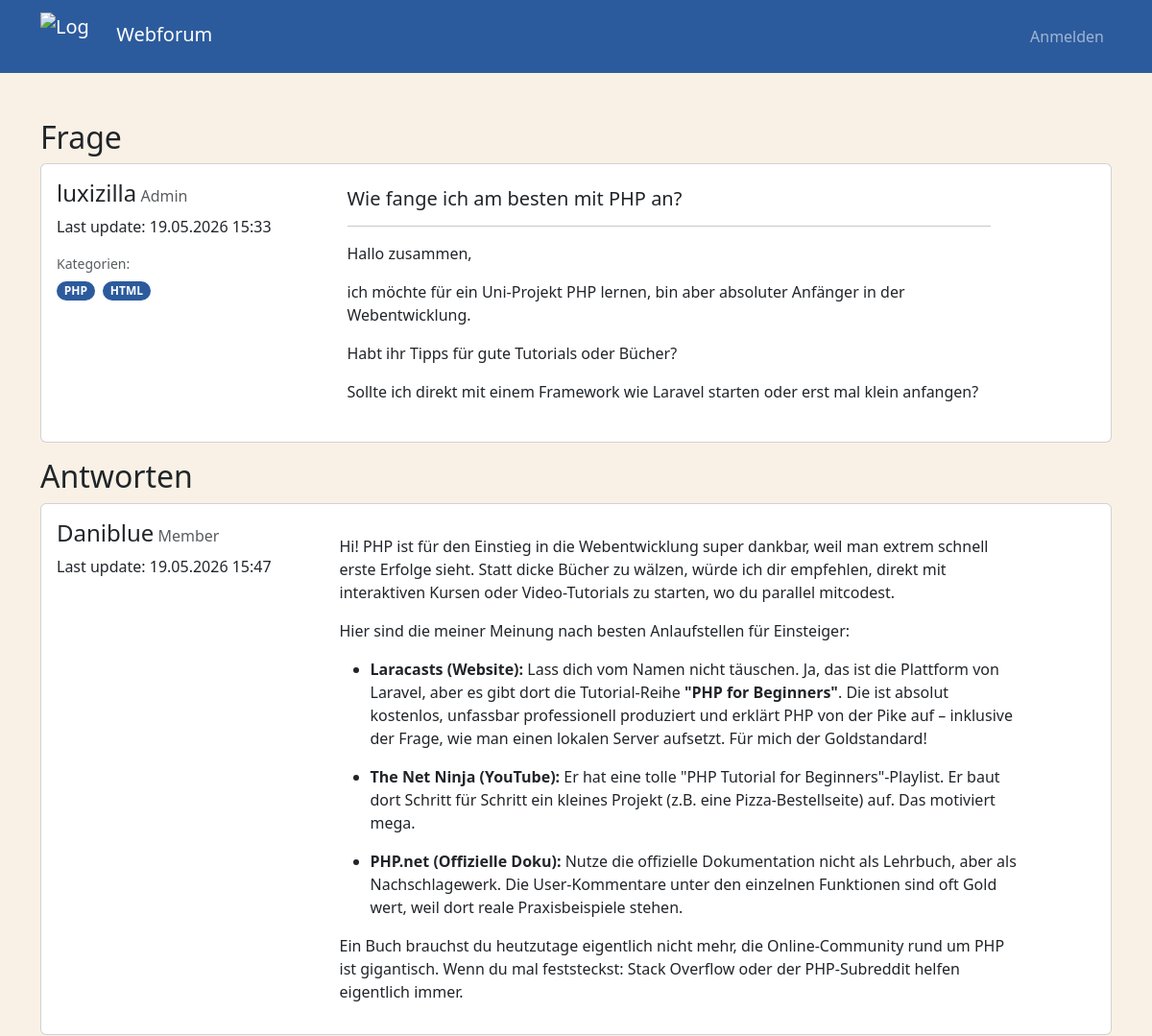
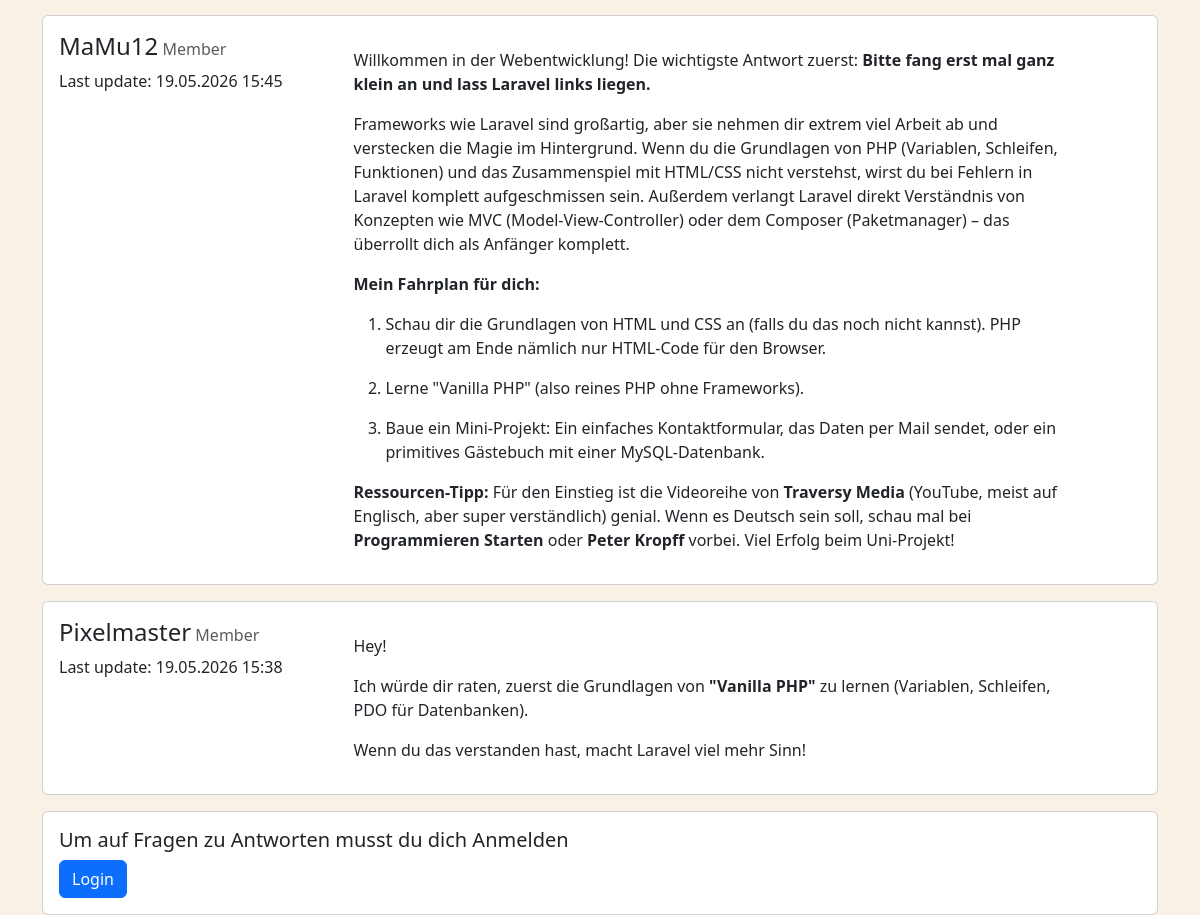
Screenshot of /beitrag.php?id=32 with the database file from the repository (2 pictures, top to bottom).
### tables this page shows
CREATE TABLE `Beitrag` (
  `BeitragID` int(10) UNSIGNED NOT NULL,
  `Erstellungsdatum` timestamp NOT NULL DEFAULT current_timestamp() ON UPDATE current_timestamp(),
  `Titel` varchar(100) NOT NULL,
  `Textinhalt` varchar(10000) NOT NULL,
  `ParentID` int(10) UNSIGNED DEFAULT NULL,
  `NutzerID` int(10) UNSIGNED NOT NULL
);

CREATE TABLE `Nutzer` (
  `NutzerID` int(10) UNSIGNED NOT NULL,
  `Benutzername` varchar(50) NOT NULL,
  `Email` varchar(100) NOT NULL,
  `PasswordHash` varchar(255) NOT NULL,
  `Vorname` varchar(100) NOT NULL,
  `Nachname` varchar(100) NOT NULL,
  `RollenID` int(10) UNSIGNED NOT NULL
);

CREATE TABLE `Rollen` (
  `RollenID` int(11) UNSIGNED NOT NULL,
  `Bezeichnung` varchar(500) NOT NULL,
  `Berechtigung` varchar(50) NOT NULL
);

CREATE TABLE `Thema` (
  `ThemenID` int(10) UNSIGNED NOT NULL,
  `NutzerID` int(10) UNSIGNED NOT NULL,
  `Kategorie` varchar(50) NOT NULL
);

### src/beitrag.php (the view, shortened to what this page needs)
<?php
include 'connection.php';
if (isset($_GET['id']) && is_numeric($_GET['id'])) {
    $beitragID = $_GET['id'];
    $sqlBeitragFrage = $con->prepare("SELECT Beitrag.*, Nutzer.Benutzername, Rollen.Berechtigung FROM Beitrag JOIN Nutzer ON Beitrag.NutzerID = Nutzer.NutzerID JOIN Rollen ON Nutzer.RollenID = Rollen.RollenID WHERE Beitrag.BeitragID = ? AND Beitrag.ParentID is NULL");
    $sqlBeitragFrage->bind_param("i", $beitragID);
    $sqlBeitragFrage->execute();
    $sqlReturnFrage = $sqlBeitragFrage->get_result();
    if ($sqlReturnFrage->num_rows === 1) {
        $beitragData = $sqlReturnFrage->fetch_assoc();
    } else {
        $_SESSION['meldung'] = "<div class='alert alert-danger mb-3'>Dieser Beitrag existiert nicht (mehr).</div>";
        header("Location: index.php");
        exit();
    }
    $sqlKategorien = $con->prepare("SELECT Thema.Kategorie FROM Thema JOIN BeitragKategorie ON Thema.ThemenID = BeitragKategorie.ThemenID WHERE BeitragKategorie.BeitragID = ?");
    $sqlKategorien->bind_param("i", $beitragID);
    $sqlKategorien->execute();
    $resKategorien = $sqlKategorien->get_result();
    $sqlBeitragAntwort = $con->prepare("SELECT Beitrag.*, Nutzer.Benutzername, Rollen.Berechtigung FROM Beitrag JOIN Nutzer ON Beitrag.NutzerID = Nutzer.NutzerID JOIN Rollen ON Nutzer.RollenID = Rollen.RollenID WHERE Beitrag.ParentID= ? ORDER BY Erstellungsdatum DESC");
    $sqlBeitragAntwort->bind_param("i", $beitragID);
    $sqlBeitragAntwort->execute();
    $sqlReturnAntwort = $sqlBeitragAntwort->get_result();
}
?>
<!DOCTYPE html>
<html lang="de">
<head>
    <link href="https://cdn.jsdelivr.net/npm/bootstrap@5.3.8/dist/css/bootstrap.min.css" rel="stylesheet"
>
    <link rel="stylesheet" href="style.css">
    <link rel="stylesheet" href="https://cdn.jsdelivr.net/npm/bootstrap-icons@1.13.1/font/bootstrap-icons.min.css">
</head>
<body>
    <nav class="navbar navbar-expand-lg navbar-dark">
        <div class="container">
            <a class="navbar-brand" href="index.php">
                <img src="./pictures/Logo-Webforum.png" alt="Logo" width="50" height="50"
                    class="d-inline-block align-text-center me-4">
                Webforum
            </a>
            <div class="collapse navbar-collapse" id="navbarNavAltMarkup">
                <div class="navbar-nav ms-auto">
                    <?php if (isset($_SESSION['userID'])): ?>
                        <a class="nav-link" href="profil.php">Mein Profil</a>
                        <a class="nav-link text-danger" href="logout.php">Abmelden</a>
                    <?php else: ?>
                        <a class="nav-link" href="login.php">Anmelden</a>
                    <?php endif; ?>
                </div>
            </div>
        </div>
    </nav>
    <div class="container d-flex flex-column justify-content-center mt-5">
        <h2>Frage</h2>
        <div class="card mb-3 w-100">
            <div class="row g-0">
                <div class="col-md-3 ms-3 mt-3 ">
                    <h4><?= htmlspecialchars($beitragData['Benutzername']) ?><small class="text-muted fs-6">
                            <?= htmlspecialchars($beitragData['Berechtigung']) ?></small></h4>
                    <p>Last update: <?= date("d.m.Y H:i", strtotime($beitragData['Erstellungsdatum'])) ?></p>
                    <div class="mt-2">
                        <p class="small text-muted mb-1">Kategorien:</p>
                        <?php if ($resKategorien->num_rows > 0): ?>
                            <?php while ($kat = $resKategorien->fetch_assoc()): ?>
                                <span class="badge rounded-pill me-1 kategorie-pille">
                                    <?= htmlspecialchars($kat['Kategorie']) ?>
                                </span>
                            <?php endwhile; ?>
                        <?php else: ?>
                            <span class="text-muted small">Keine Kategorien</span>
                        <?php endif; ?>
                    </div>
                </div>
            <?php if (isset($_SESSION['questionEdit']) && $_SESSION['questionEdit']): ?>
                    <div class="col-md-8">
                        <div class="card-body">
                            <form method="post" class="m-3">
                                <div class="mb-4">
                                    <input class="form-control" rows="5" id="FrageTitelEdit" name="FrageTitelEdit"
                                        value="<?= htmlspecialchars($beitragData['Titel']) ?>"></input>
                                </div>
                                <div class="mb-4">
                                    <textarea class="form-control" rows="5" id="FrageEdit"
                                        name="FrageEdit"><?= $beitragData['Textinhalt'] ?></textarea>
                                </div>
                                <button type="submit" class="btn btn-primary" name="btnEditQuestionSave">Speichern</button>
                            </form>
                        </div>
                    </div>
                <?php else: ?>
                    <div class="col-md-8 position-relative">
                        <div class="card-body p-4 pe-5">
                            <h5 class="card-title"><?= htmlspecialchars($beitragData['Titel']) ?></h5>
                            <hr>
                            <p class="card-text">
                                <?= $beitragData['Textinhalt'] ?>
                            </p>
                        </div>
                    </div>
                <?php endif; ?>
            </div>
        </div>
        <h2>Antworten</h2>
        <?php if ($sqlReturnAntwort->num_rows > 0): ?>
            <?php while ($row = $sqlReturnAntwort->fetch_assoc()): ?>
                <?php if (isset($_SESSION['answerID']) && $_SESSION['answerID'] === $row['BeitragID']): ?>
                    <div class="card mb-3 w-100">
                        <div class="row g-0">
                            <div class="col-md-3 ms-3 mt-3">
                                <h4><?= htmlspecialchars($row['Benutzername']) ?><small class="text-muted fs-6">
                                        <?= htmlspecialchars($row['Berechtigung']) ?></small></h4>
                                <p>Last update: <?= date("d.m.Y H:i", strtotime($row['Erstellungsdatum'])) ?></p>
                            </div>
                            <div class="col-md-8">
                                <div class="card-body">
                                    <form method="post" class="m-3">
                                        <div class="mb-4">
                                            <textarea class="form-control" rows="5" id="AntwortEdit"
                                                name="AntwortEdit"><?= $row['Textinhalt'] ?></textarea>
                                        </div>
                                        <button type="submit" class="btn btn-primary" name="btnEditAnswerSave"
                                            value="<?= $row['BeitragID'] ?>">Speichern</button>
                                    </form>
                                </div>
                            </div>
                        </div>
                    </div>
                <?php else: ?>
                    <div class="card mb-3 w-100">
                        <div class="row g-0">
                            <div class="col-md-3 ms-3 mt-3">
                                <h4><?= htmlspecialchars($row['Benutzername']) ?><small class="text-muted fs-6">
                                        <?= htmlspecialchars($row['Berechtigung']) ?></small></h4>
                                <p>Last update: <?= date("d.m.Y H:i", strtotime($row['Erstellungsdatum'])) ?></p>
                            </div>
                            <div class="col-md-8">
                                <div class="card-body">
                                    <p class="card-text"><?= $row['Textinhalt'] ?>
                                    </p>
                                </div>
                            </div>
                        </div>
                    </div>
                <?php endif; ?>
            <?php endwhile; ?>
        <?php else: ?>
            <div class="card mb-3">
                <p class="text-center mb-2 mt-2">Bisher gibt es keine Antworten.</p>
            </div>
        <?php endif; ?>
        <?php if (isset($_SESSION['userID'])): ?>
            <div class="card w-100">
                <div class="card-body">
                    <h5 class="card-title">Antworte auf diese Frage</h5>
                    <div class="card-text">
                        <form method="post" class="m-3">
                            <div class="mb-4">
                                <textarea class="form-control" rows="5" id="Antwort" name="Antwort"></textarea>
                            </div>
                            <button type="submit" class="btn btn-primary" name="btnAntwort">Antworten</button>
                        </form>
                    </div>
                </div>
            </div>
        <?php else: ?>
            <div class="card w-100">
                <div class="card-body">
                    <h5 class="card-title">Um auf Fragen zu Antworten musst du dich Anmelden</h5>
                    <div class="card-text">
                        <a class="btn btn-primary" href="login.php" role="button">Login</a>
                    </div>
                </div>
            </div>
        <?php endif; ?>
    </div>
</body>

### src/style.css (style rules this page uses)
body { background-color: rgb(249, 241, 230); }
.navbar { background-color: rgb(44, 91, 157); }
.kategorie-pille { --bs-badge-bg: rgb(44, 91, 157); background-color: var(--bs-badge-bg) !important; }

### rows the page displays
beitrag: NutzerID.Benutzername "luxizilla", rollen.Berechtigung "Admin", Erstellungsdatum "19.05.2026 15:33", Titel "Wie fange ich am besten mit PHP an?", Textinhalt "Hallo zusammen, ich möchte für ein Uni-Projekt PHP lernen, bin aber absoluter Anfänger in der Webentwicklung. Habt ihr Tipps für gute Tutorials oder Bücher? Sollte ich direkt mit einem Framework wie Laravel starten oder erst mal klein anfangen?"
thema: Kategorie "PHP"
thema: Kategorie "HTML"
beitrag: NutzerID.Benutzername "Daniblue", rollen.Berechtigung "Member", Erstellungsdatum "19.05.2026 15:47", Textinhalt "Hi! PHP ist für den Einstieg in die Webentwicklung super dankbar, weil man extrem schnell erste Erfolge sieht. Statt dicke Bücher zu wälzen, würde ich dir empfehlen, direkt mit interaktiven Kursen oder Video-Tutorials zu starten, wo du parallel mitcodest. Hier sind die meiner Meinung nach besten Anlaufstellen für Einsteiger: Laracasts (Website): Lass dich vom Namen nicht täuschen. Ja, das ist die Plattform von Laravel, aber es gibt dort die Tutorial-Reihe \"PHP for Beginners\" . Die ist absolut kostenlos, unfassbar professionell produziert und erklärt PHP von der Pike auf – inklusive der Frage, wie man einen lokalen Server aufsetzt. Für mich der Goldstandard! The Net Ninja (YouTube): Er hat…"
beitrag: NutzerID.Benutzername "MaMu12", rollen.Berechtigung "Member", Erstellungsdatum "19.05.2026 15:45", Textinhalt "Willkommen in der Webentwicklung! Die wichtigste Antwort zuerst: Bitte fang erst mal ganz klein an und lass Laravel links liegen. Frameworks wie Laravel sind großartig, aber sie nehmen dir extrem viel Arbeit ab und verstecken die Magie im Hintergrund. Wenn du die Grundlagen von PHP (Variablen, Schleifen, Funktionen) und das Zusammenspiel mit HTML/CSS nicht verstehst, wirst du bei Fehlern in Laravel komplett aufgeschmissen sein. Außerdem verlangt Laravel direkt Verständnis von Konzepten wie MVC (Model-View-Controller) oder dem Composer (Paketmanager) – das überrollt dich als Anfänger komplett. Mein Fahrplan für dich: Schau dir die Grundlagen von HTML und CSS an (falls du das noch nicht…"
beitrag: NutzerID.Benutzername "Pixelmaster", rollen.Berechtigung "Member", Erstellungsdatum "19.05.2026 15:38", Textinhalt "Hey! Ich würde dir raten, zuerst die Grundlagen von \"Vanilla PHP\" zu lernen (Variablen, Schleifen, PDO für Datenbanken). Wenn du das verstanden hast, macht Laravel viel mehr Sinn!"
